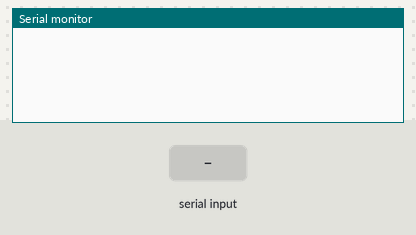
This sketch was run on a simulated Arduino Uno, built for the host (arithmetic inside an expression is 32-bit, double 64-bit). Parts: the last lines printed to the serial monitor. The inputs (shaded band) are chosen by the test bench.

Above: at 1.2 s.
1.3 s: "RING" received over the second serial link
At 2.0 s:
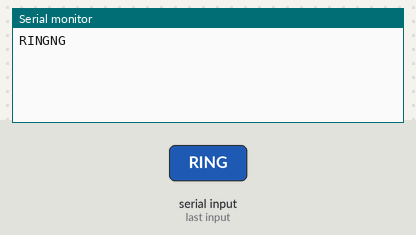
2.8 s: "1" received over the second serial link
At 3.2 s:
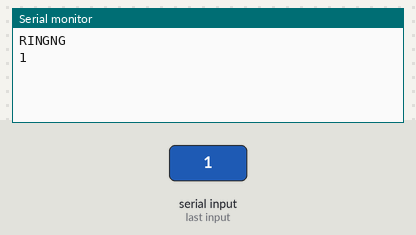
4.3 s: "RING" received over the second serial link
At 5.5 s:
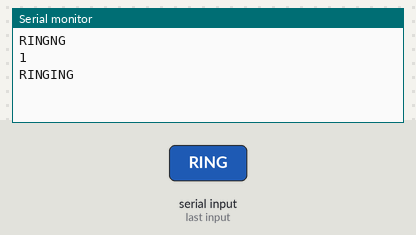

The sketch:

Code.ino
```cpp
// WIP: this code is not finalized

// when called, GPRS picks up right after the first ring is reported
// serial mirroring is preserved for debug
// that was certainly faster than last time ;)

// works on battery power
// remember to turn on battery, then turn on GPRS, wait for connection, and turn on amp correctly

#include <SoftwareSerial.h>

SoftwareSerial GPRS(7, 8);
unsigned char buffer[256];          // buffer array for data recieve over serial port
int count=0; // counter for buffer array
String bufferString;


void setup()
{
  GPRS.begin(19200);               // GPRS baud rate (software)
  Serial.begin(19200);             // Arduino baud rate (hardware)
}

void loop()
{

/* Data traveling from GPRS to Arduino ************/
  if (GPRS.available())
  {
    while(GPRS.available())          // reading data into char array
    {
      buffer[count++]=GPRS.read();   // writing data into array
      if(count == 256)break;
  }
    Serial.write(buffer,count);      // if no data transmission ends, write buffer to hardware serial port
    for(int i = 0; i < count; i++){
        bufferString += char(buffer[i]);
    }
    Serial.println(bufferString.substring(2,6));
    if(bufferString.substring(2,6) == "RING"){
      GPRS.println("ATA");
    }
    clearBufferArray();              // call clearBufferArray function to clear the storaged data from the array
    bufferString = 0;
    count = 0;                       // set counter of while loop to zero
  }

/* Data traveling from Arduino to GPRS ***************/
  if (Serial.available())
    GPRS.write(Serial.read());       // write it to the GPRS shield
}
void clearBufferArray()              // function to clear buffer array
{
  for (int i=0; i<count;i++)
    { buffer[i]=NULL;}               // clear all index of array with command NULL
}
```

Measured:
- after the input at 1.3 s, the serial monitor: prints a new line at once (image 1)
- after the input at 2.8 s, the serial monitor: prints a new line at once (image 2)
- after the input at 4.3 s, the serial monitor: prints a new line at once (image 3)
